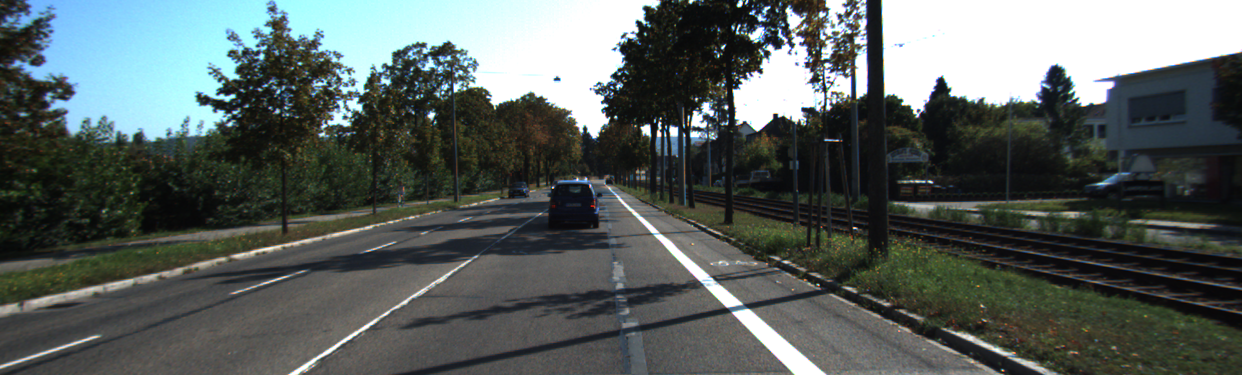
#> input picture test.png, 1242 x 375 px
$ python linetest.py   (older library calls are emulated)
#> lines starting #> are read from the running program, lines starting #| are printed output that depends on the picture; after the words box and inside, x2 and y2 are one past the last pixel; in counts of white or black regions, pixels touching at a corner belong together
import time
import math
import numpy as np
import cv2
import matplotlib.pyplot as plt
import matplotlib.image as mpimg
# import rospy

from line_fit import line_fit, tune_fit, bird_fit, final_viz
from Line import Line
# [4 lines of commented-out code are left out]
from skimage import morphology

def gradient_thresh(img, thresh_min=25, thresh_max=100):
	"""
	Apply sobel edge detection on input image in x, y direction
	"""
	#1. Convert the image to gray scale
	gray = cv2.cvtColor(img, cv2.COLOR_BGR2GRAY)
	#2. Gaussian blur the image
	gray = cv2.GaussianBlur(gray, (5,5), 0)
	#3. Use cv2.Sobel() to find derievatives for both X and Y Axis
	sobelx = cv2.Sobel(gray, cv2.CV_64F, 1, 0, ksize=1)
	sobely = cv2.Sobel(gray, cv2.CV_64F, 0, 1, ksize=1)
	#4. Use cv2.addWeighted() to combine the results
	gray = cv2.addWeighted(np.absolute(sobelx), 0.5, np.absolute(sobely), 0.5, 0)
	#5. Convert each pixel to unint8, then apply threshold to get binary image
	#gray = cv2.convertScaleAbs(gray)
	gray = np.uint8(gray)
	num, binary_output = cv2.threshold(gray, thresh_min, thresh_max, cv2.THRESH_BINARY)
	# binary_output = gray

	return binary_output


def color_thresh(img, thresh=(100, 255)):
	"""
	Convert RGB to HSL and threshold to binary image using S channel
	"""
	#1. Convert the image from RGB to HSL
	hsl = cv2.cvtColor(img, cv2.COLOR_BGR2HLS)
	#2. Apply threshold on S channel to get binary image
	binary_output = cv2.inRange(hsl, (0, 0, thresh[0]), (255, 255, thresh[1]))

	return binary_output

def combinedBinaryImage(img):
	"""
	Get combined binary image from color filter and sobel filter
	"""
	#1. Apply sobel filter and color filter on input image
	SobelOutput = gradient_thresh(img)
	ColorOutput = color_thresh(img)
	#2. Combine the outputs
	# SobelOutput = cv2.addWeighted(SobelOutput, 0.5, ColorOutput, 0.5, 0)
	## Here you can use as many methods as you want.

	## TODO

	####

	binaryImage = np.zeros_like(SobelOutput)
	binaryImage[(ColorOutput!=0)|(SobelOutput!=0)] = 1
	# Remove noise from binary image
	binaryImage = morphology.remove_small_objects(binaryImage.astype('bool'),min_size=50,connectivity=2)

	binaryImage = binaryImage.astype(np.uint8)*255

	return binaryImage


def perspective_transform(img, verbose=False):
	"""
	Get bird's eye view from input image
	"""
	#1. Visually determine 4 source points and 4 destination points
	#2. Get M, the transform matrix, and Minv, the inverse using cv2.getPerspectiveTransform()
	#3. Generate warped image in bird view using cv2.warpPerspective()

	## TODO
	#src_pts = np.float32([[300,250],[842,250],[1031,370],[210,370]])
	#dest_pts = np.float32([[0,0],[300,0],[300,300],[0,300]])
	src_pts = np.float32([[480,250],[680,250],[809,370],[292,370]])
	dest_pts = np.float32([[292,0],[809,0],[809,370],[292,370]])

	M = cv2.getPerspectiveTransform(src_pts,dest_pts)

	warped_img = cv2.warpPerspective(img,M,(1242,375))

	####

	#return warped_img, M, Minv
	return warped_img

# Lane Fitting
def line_fit(binary_warped):
	"""
	Find and fit lane lines
	"""
	# Assuming you have created a warped binary image called "binary_warped"
	# Take a histogram of the bottom half of the image
	histogram = np.sum(binary_warped[binary_warped.shape[0]//2:,:], axis=0)
	# Create an output image to draw on and visualize the result
	out_img = (np.dstack((binary_warped, binary_warped, binary_warped))*255).astype('uint8')
	# Find the peak of the left and right halves of the histogram
	# These will be the starting point for the left and right lines
	midpoint = np.int(histogram.shape[0]/2)
	leftx_base = np.argmax(histogram[100:midpoint]) + 100
	rightx_base = np.argmax(histogram[midpoint:-100]) + midpoint

	# Choose the number of sliding windows
	nwindows = 9
	# Set height of windows
	window_height = np.int(binary_warped.shape[0]/nwindows)
	# Identify the x and y positions of all nonzero pixels in the image
	nonzero = binary_warped.nonzero()
	nonzeroy = np.array(nonzero[0])
	nonzerox = np.array(nonzero[1])
	# Current positions to be updated for each window
	leftx_current = leftx_base
	rightx_current = rightx_base
	# Set the width of the windows +/- margin
	margin = 100
	# Set minimum number of pixels found to recenter window
	minpix = 50
	# Create empty lists to receive left and right lane pixel indices
	left_lane_inds = []
	right_lane_inds = []

	# Step through the windows one by one
	for window in range(nwindows):
		# Identify window boundaries in x and y (and right and left)
		##TO DO
		win_y_low = binary_warped.shape[0] - (window + 1)* window_height
		win_y_high = binary_warped.shape[0] - window * window_height
		win_xleft_low = leftx_current - margin
		win_xleft_high = leftx_current + margin
		win_xright_low = rightx_current - margin
		win_xright_high = rightx_current + margin
		####
		# Draw the windows on the visualization image using cv2.rectangle()
		##TO DO
		cv2.rectangle(out_img,(win_xleft_low,win_y_low),(win_xleft_high,win_y_high), (0,255,0), 2)
		cv2.rectangle(out_img,(win_xright_low,win_y_low),(win_xright_high,win_y_high), (0,255,0), 2)
		####
		# Identify the nonzero pixels in x and y within the window
		##TO DO
		good_left_inds = ((nonzeroy >= win_y_low) & (nonzeroy < win_y_high) & (nonzerox >= win_xleft_low) &  (nonzerox < win_xleft_high)).nonzero()[0]
		good_right_inds = ((nonzeroy >= win_y_low) & (nonzeroy < win_y_high) & (nonzerox >= win_xright_low) &  (nonzerox < win_xright_high)).nonzero()[0]
		####
		# Append these indices to the lists
		##TO DO
		left_lane_inds.append(good_left_inds)
		right_lane_inds.append(good_right_inds)
		####
		# If you found > minpix pixels, recenter next window on their mean position
		##TO DO
		if len(good_left_inds) > minpix:
			leftx_current = np.int(np.mean(nonzerox[good_left_inds]))
		if len(good_right_inds) > minpix:
			rightx_current = np.int(np.mean(nonzerox[good_right_inds]))
		####
		pass

	# Concatenate the arrays of indices
	left_lane_inds = np.concatenate(left_lane_inds)
	right_lane_inds = np.concatenate(right_lane_inds)

	# Extract left and right line pixel positions
	leftx = nonzerox[left_lane_inds]
	lefty = nonzeroy[left_lane_inds]
	rightx = nonzerox[right_lane_inds]
	righty = nonzeroy[right_lane_inds]

	# Fit a second order polynomial to each using np.polyfit()
	##TODO
	left_fit = np.polyfit(lefty, leftx, 2)
	right_fit = np.polyfit(righty, rightx, 2)
	####

	# Return a dict of relevant variables
	ret = {}
	ret['left_fit'] = left_fit
	ret['right_fit'] = right_fit
	ret['nonzerox'] = nonzerox
	ret['nonzeroy'] = nonzeroy
	ret['out_img'] = out_img
	ret['left_lane_inds'] = left_lane_inds
	ret['right_lane_inds'] = right_lane_inds

	cv2.imshow("Fit", out_img)
	cv2.waitKey(0)

	return ret


if __name__ == '__main__':
	# Import the image
	img = cv2.imread(r"test.png")
#> img is the input picture: shape (375, 1242, 3); mean B, G, R 94.3, 96.5, 88.2
	cv2.imshow("Orig Img", img)
	cv2.waitKey(0)

	#Test for the gradient thresh
	thresh_img = gradient_thresh(img)
#> in gradient_thresh, `sobely = cv2.Sobel(gray, cv2.CV_64F, 0, 1, ksize=1)`:
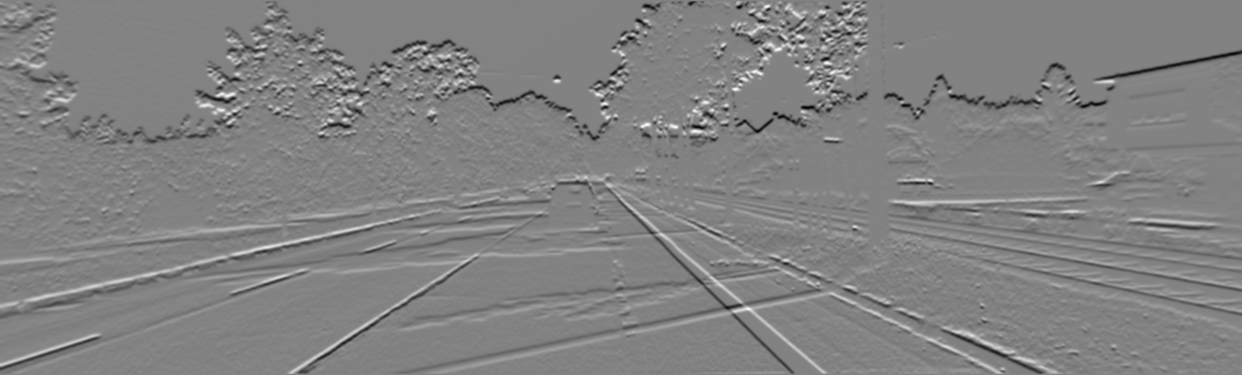
#> sobely: shape (375, 1242) float64; min -135, max 128, mean -0.6; drawn with min black and max white
#> in gradient_thresh, `num, binary_output = cv2.threshold(gray, thresh_min, thresh_max, cv2.T..`:
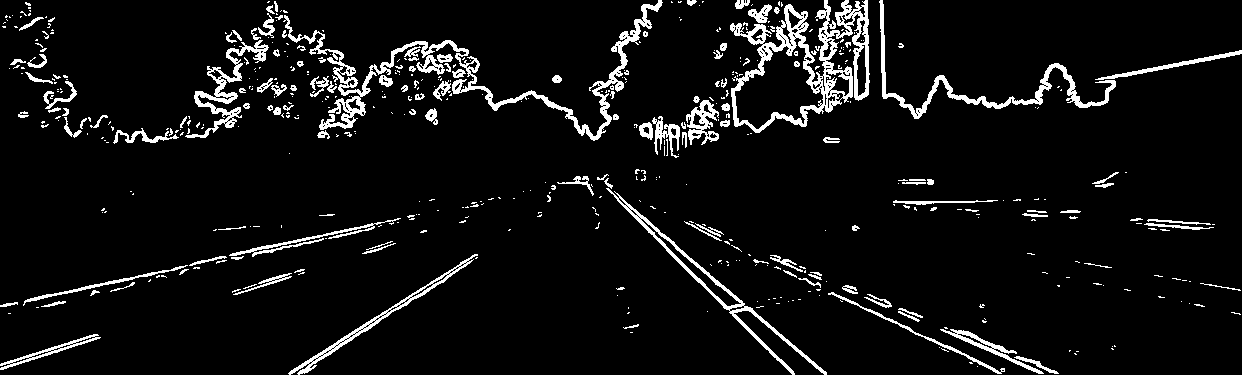
#> binary_output: shape (375, 1242); values 0 (black) and 100 (white), 6.6% white; 511 white regions (378 under 20 px), largest, box (x1, y1, x2, y2) and area: (730, 0, 870, 133) 5231, (283, 0, 663, 141) 4942, (879, 0, 1116, 119) 2181
#> in gradient_thresh, `num, binary_output = cv2.threshold(gray, thresh_min, thresh_max, cv2.T..`: num = 25
	cv2.imshow("Gradient Thresh Img", thresh_img)
	cv2.waitKey(0)

	# Test for the color thresh
	thresh_img2 = color_thresh(img)
#> in color_thresh, `hsl = cv2.cvtColor(img, cv2.COLOR_BGR2HLS)`: hsl: shape (375, 1242, 3); mean of channels 0, 1, 2 61.3, 92.4, 58.4
#> in color_thresh, `binary_output = cv2.inRange(hsl, (0, 0, thresh[0]), (255, 255, thresh[..`:
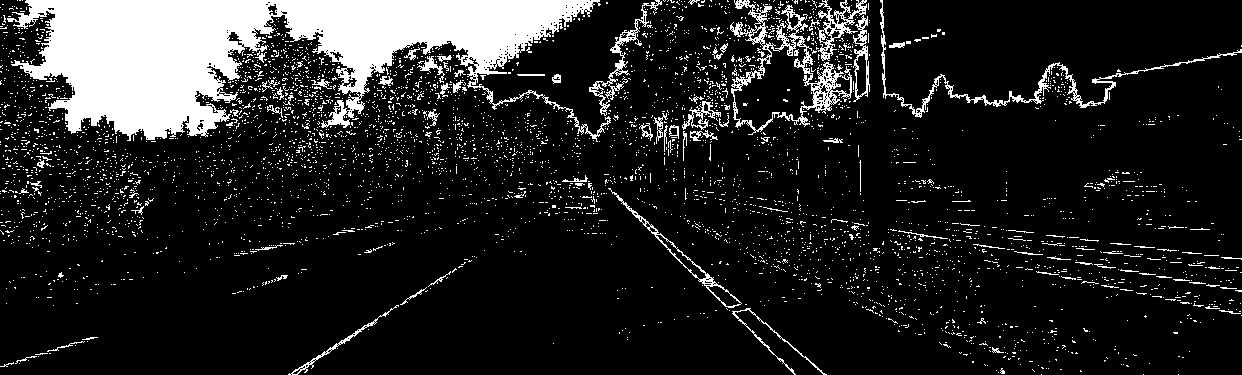
#> binary_output: shape (375, 1242); 14% white; 4335 white regions (4227 under 20 px), largest, box (x1, y1, x2, y2) and area: (7, 0, 611, 142) 41860, (730, 0, 852, 135) 2995, (880, 0, 1242, 118) 1784
	cv2.imshow("Color Thresh Img", thresh_img2)
	cv2.waitKey(0)

	# Test for the combined image
	img2 = combinedBinaryImage(img)
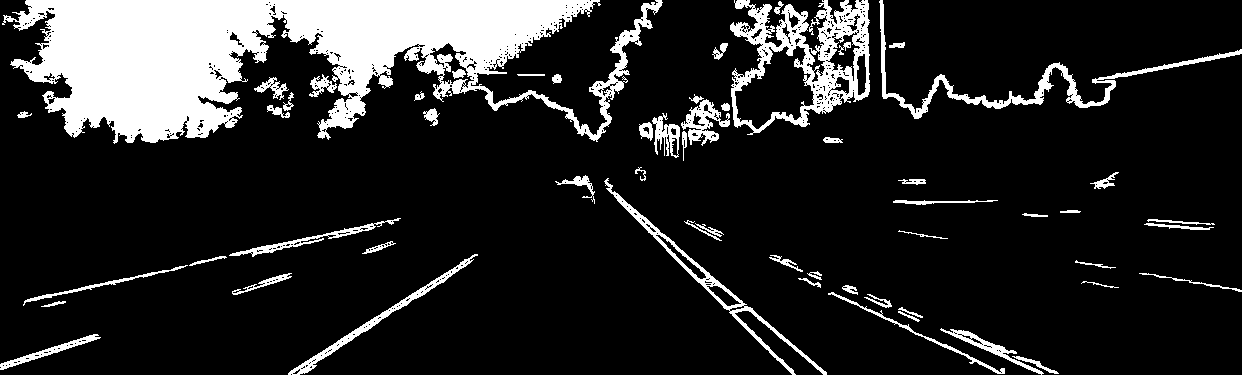
#> img2: shape (375, 1242); 15.4% white; 58 white regions, largest, box (x1, y1, x2, y2) and area: (2, 0, 663, 144) 48455, (730, 0, 870, 135) 7156, (879, 0, 1242, 119) 3085
	cv2.imshow("Combined Img", img2)
	cv2.waitKey(0)

	# Test for perspective tform
	img_perspective = perspective_transform(img2)
#> in perspective_transform, `warped_img = cv2.warpPerspective(img,M,(1242,375))`:
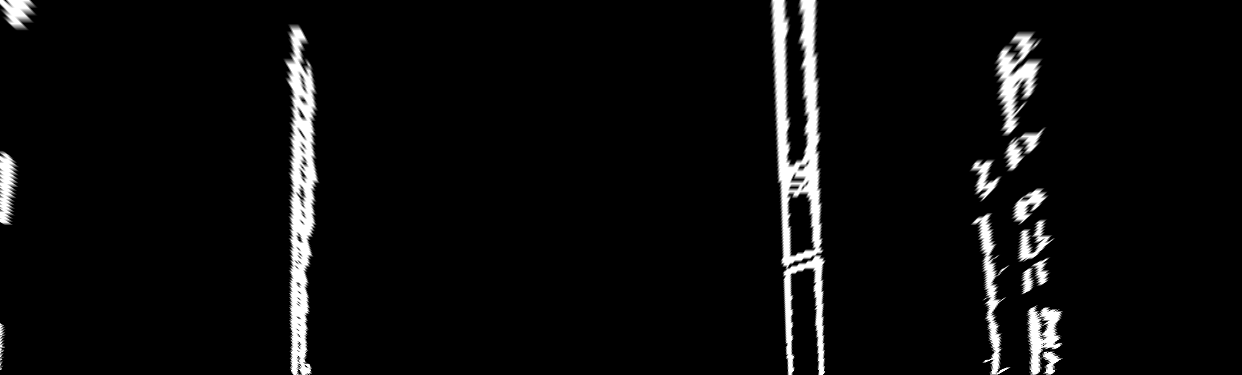
#> warped_img: shape (375, 1242); min 0, max 255, mean 12.2
	cv2.imshow("Perspective Tform Img", img_perspective)
	cv2.waitKey(0)

	line_fit(img_perspective)
#> in line_fit, `histogram = np.sum(binary_warped[binary_warped.shape[0]//2:,:], axis=0)`: histogram = 1242 values, max 47599 at index 294, min 0 at index 18, mean 2255.4
#> in line_fit, `out_img = (np.dstack((binary_warped, binary_warped, binary_warped))*25..`:
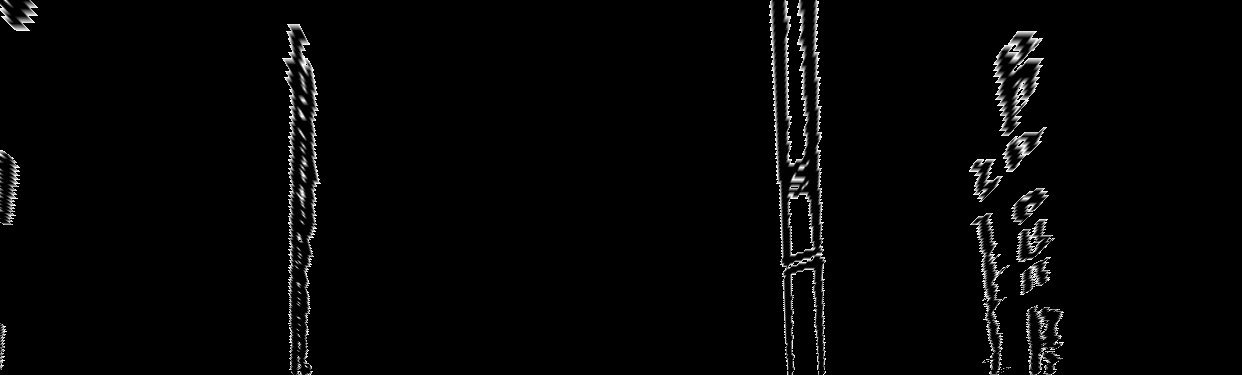
#> out_img: shape (375, 1242, 3); min 0, max 255, mean 5.1
#> in line_fit, `leftx_base = np.argmax(histogram[100:midpoint]) + 100`: leftx_base = 294
#> in line_fit, `rightx_base = np.argmax(histogram[midpoint:-100]) + midpoint`: rightx_base = 787
#> in line_fit, `nonzero = binary_warped.nonzero()`: nonzero = 31498 positions, rows 0 to 374, columns 0 to 1063
#> in line_fit, `leftx_current = leftx_base`: leftx_current = 294
#> in line_fit, `rightx_current = rightx_base`: rightx_current = 787
#> the loop in line_fit, `for window in range(nwindows):` made 9 passes
#> (win_xleft_low, win_xleft_high, win_xright_low, win_xright_high, leftx_current, rightx_current) on passes 1 to 9: (194, 394, 687, 887, 298, 805), (198, 398, 705, 905, 298, 803), (198, 398, 703, 903, 298, 802), (198, 398, 702, 902, 301, 801), (201, 401, 701, 901, 302, 799), (202, 402, 699, 899, 302, 797), (202, 402, 697, 897, 302, 796), (202, 402, 696, 896, 298, 795), (198, 398, 695, 895, 296, 793)
#> after the loop in line_fit, `for window in range(nwindows):`:
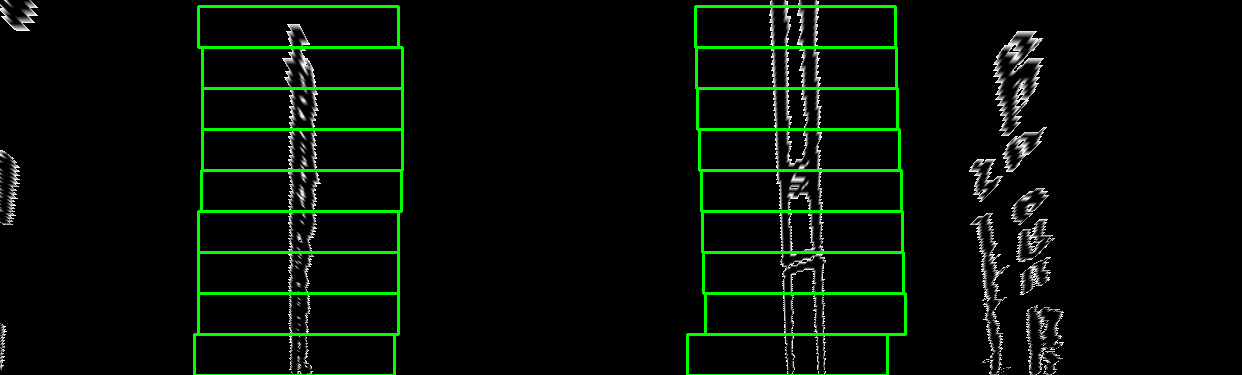
#> out_img: shape (375, 1242, 3); 3.34% of pixels changed, all inside (x1, y1, x2, y2) = (193, 5, 907, 375); drawn as B, G, R
#> after the loop in line_fit, `for window in range(nwindows):`: left_lane_inds = 9 items
#> in line_fit, `left_lane_inds = np.concatenate(left_lane_inds)`: left_lane_inds = 7840 values, max 31463 at index 737, min 1659 at index 7473, mean 16438.4
#> in line_fit, `right_lane_inds = np.concatenate(right_lane_inds)`: right_lane_inds = 10521 values, max 31475 at index 635, min 461 at index 9027, mean 14217.7
#> in line_fit, `leftx = nonzerox[left_lane_inds]`: leftx = 7840 values, max 320 at index 3720, min 282 at index 6670, mean 300.5
#> in line_fit, `lefty = nonzeroy[left_lane_inds]`: lefty = 7840 values, max 374 at index 720, min 24 at index 7473, mean 192.7
#> in line_fit, `rightx = nonzerox[right_lane_inds]`: rightx = 10521 values, max 825 at index 151, min 769 at index 9027, mean 798.7
#> in line_fit, `righty = nonzeroy[right_lane_inds]`: righty = 10521 values, max 374 at index 624, min 6 at index 9027, mean 166.9
#> in line_fit, `left_fit = np.polyfit(lefty, leftx, 2)`: left_fit = [-0.000168, 0.0626, 296.2]
#> in line_fit, `right_fit = np.polyfit(righty, rightx, 2)`: right_fit = [-5.45e-06, 0.0383, 792.5]
